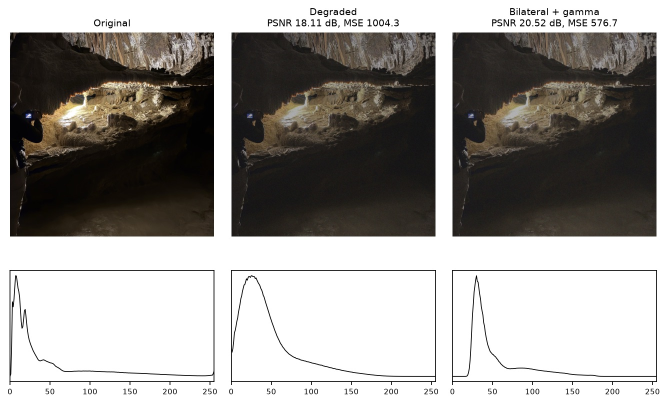
#> input picture Homework1/images/output/comparison/cave_bilateral_gamma.jpeg, 1335 x 807 px, given in place of low_light.png, which was not available (shown at 1/2 size); the run also reads 1 picture not shown here
$ python homework1.py
#> lines starting #> are read from the running program, lines starting #| are printed output that depends on the picture
import os
import cv2
import numpy as np
import matplotlib.pyplot as plt

IMAGES_NAMES = ["low_light.png", "outside.png", "cave.png"]


def mse(a, b):
    # Mean squared error
    return np.mean((a.astype(np.float32) - b.astype(np.float32)) ** 2)


os.makedirs("./images/output/comparison", exist_ok=True)
os.makedirs("./images/output/linear_stretch", exist_ok=True)
os.makedirs("./images/output/histogram_equalization", exist_ok=True)
os.makedirs("./images/output/smoothing_gamma", exist_ok=True)

for image_name in IMAGES_NAMES:
    image_filepath = f"./images/degraded/{image_name}"
    original_image_filepath = f"./images/{image_name}"

    # Read the image and the original, used as reference for the metrics
    image = cv2.imread(image_filepath)
#> image is the input picture: shape (807, 1335, 3); mean B, G, R 151.1, 154.4, 157.1
    original = cv2.imread(original_image_filepath)

    # -- Linear contrast stretching --

    # Convert the image to HLS
    image_hls = cv2.cvtColor(image, cv2.COLOR_BGR2HLS)
#> image_hls: shape (807, 1335, 3); mean of channels 0, 1, 2 12.6, 154.2, 23.7

    # RGB VERSION
    # Separate the channels
    b, g, r = cv2.split(image)
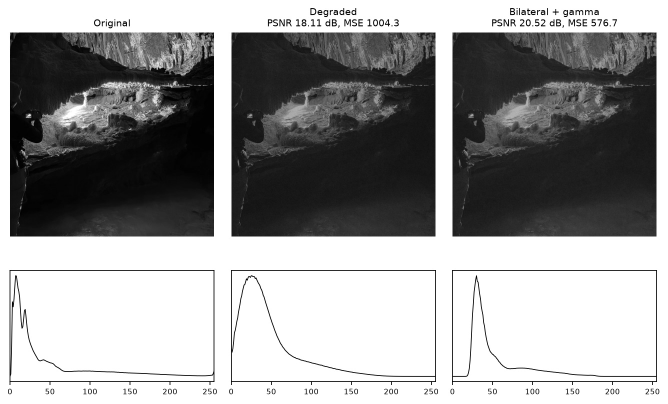
#> g: shape (807, 1335) (shown at 1/2 size); min 0, max 255, mean 154.4
    b_f = b.astype(np.float32)
    g_f = g.astype(np.float32)
    r_f = r.astype(np.float32)

    # Run linear contrast stretching formula on each channel
    # ((v - v_min)/(v_max - v_min)) * 255 where v is the value of the channel
    new_r = ((r_f - r_f.min()) / (r_f.max() - r_f.min()) * 255).astype(np.uint8)
    new_g = ((g_f - g_f.min()) / (g_f.max() - g_f.min()) * 255).astype(np.uint8)
    new_b = ((b_f - b_f.min()) / (b_f.max() - b_f.min()) * 255).astype(np.uint8)

    # Merge the channels back
    out_image_rgb = cv2.merge([new_b, new_g, new_r])
    cv2.imwrite(f'./images/output/linear_stretch/rgb_{image_name}', out_image_rgb)

    # LUMINANCE VERSION
    # Separate the channels
    h, l, s = cv2.split(image_hls)
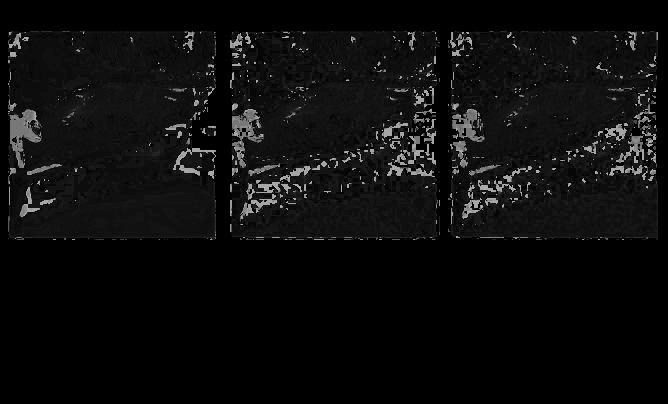
#> h: shape (807, 1335) (shown at 1/2 size); min 0, max 178, mean 12.6
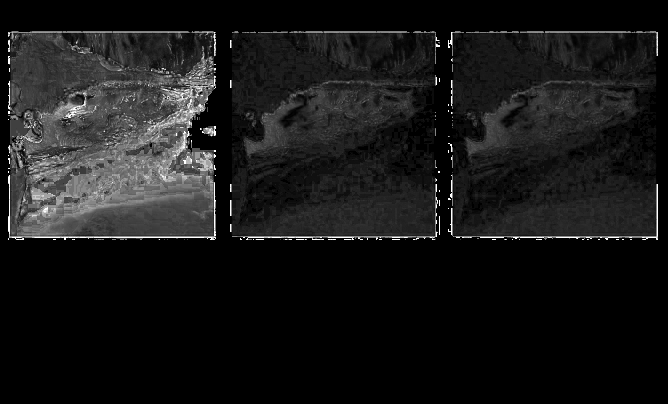
#> s: shape (807, 1335) (shown at 1/2 size); min 0, max 255, mean 23.7

    # Convert to float
    l_f = l.astype(np.float32)

    # Run linear contrast stretching formula on the luminance
    # ((l - l_min)/(l_max - l_min)) * 255
    new_l = ((l_f - l_f.min()) / (l_f.max() - l_f.min()) * 255).astype(np.uint8)

    # Merge the channels back
    out_image_hls = cv2.cvtColor(cv2.merge([h, new_l, s]), cv2.COLOR_HLS2BGR)

    cv2.imwrite(f'./images/output/linear_stretch/hls_{image_name}', out_image_hls)

    # -- Histogram equalization --

    image_hsv = cv2.cvtColor(image, cv2.COLOR_BGR2HSV)
#> image_hsv: shape (807, 1335, 3); mean H, S, V 12.6, 32.8, 157.2

    # Split the channels
    h, s, v = cv2.split(image_hsv)
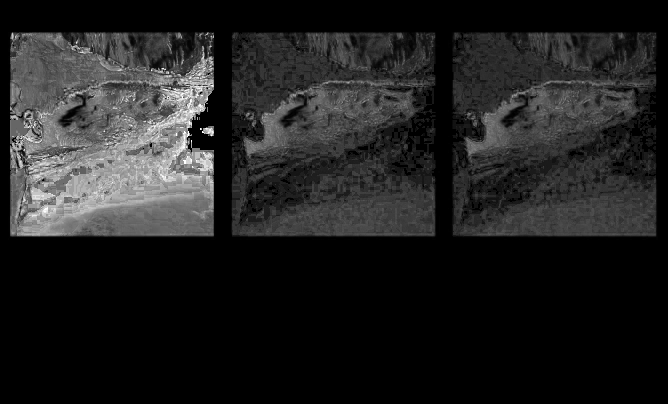
#> s: shape (807, 1335) (shown at 1/2 size); min 0, max 255, mean 32.8

    # Equalize the value channel
    new_v = cv2.equalizeHist(v)
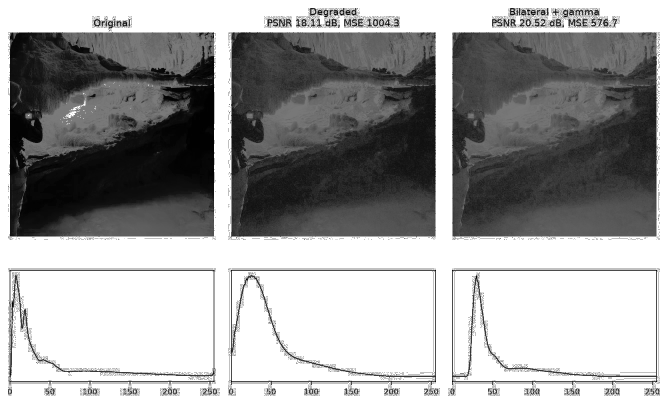
#> new_v: shape (807, 1335) (shown at 1/2 size); min 0, max 255, mean 159

    # Merge the channels and convert back to bgr
    out_image_hsv = cv2.cvtColor(cv2.merge([h, s, new_v]), cv2.COLOR_HSV2BGR)
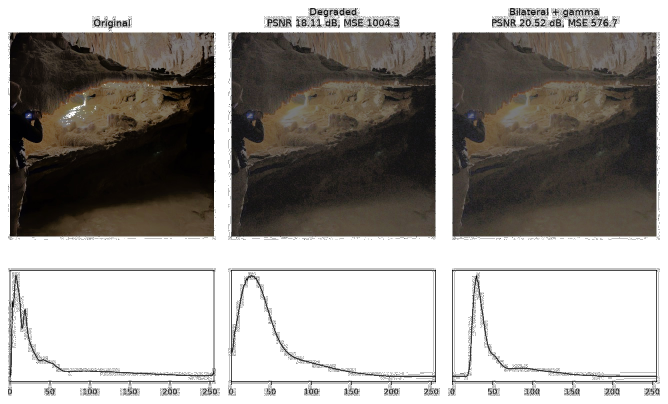
#> out_image_hsv: shape (807, 1335, 3) (shown at 1/2 size); mean B, G, R 151.6, 155.5, 159

    cv2.imwrite(f"./images/output/histogram_equalization/{image_name}", out_image_hsv)

    # -- Denoising + Gamma correction --
    # Apply bilater filter
    image_smooth = cv2.bilateralFilter(image, 9, 75, 75)

    # Up the gamma

    # Create a LUT as there are only 256 possible values
    # Gamma correction: gamma < 1 brightens
    gamma = 0.9
    lut = (
        np.array([255 * (i / 255) ** gamma for i in range(256)])
        .clip(0, 255)
        .astype(np.uint8)
    )

    # Each value is given directly by the LUT
    out_image_gamma = cv2.LUT(image_smooth, lut)

    cv2.imwrite(f"./images/output/smoothing_gamma/{image_name}", out_image_gamma)

    # -- Comparison and metrics --

    # Method name: (result, name used for the saved figure)
    results = {
        "Linear stretch (RGB)": (out_image_rgb, "linear_stretch_rgb"),
        "Linear stretch (HLS)": (out_image_hls, "linear_stretch_hls"),
        "Hist. equalization (HSV)": (out_image_hsv, "histogram_equalization"),
        "Bilateral + gamma": (out_image_gamma, "bilateral_gamma"),
    }

    # The degraded image itself is the baseline
    print(image_name)
    degraded_psnr = cv2.PSNR(original, image)
#> degraded_psnr = 42.79
    degraded_error = mse(original, image)
#> degraded_error = 3.42
    print(f"Degraded: PSNR {degraded_psnr:.2f}, MSE {degraded_error:.1f}")
#| Degraded: PSNR 42.79, MSE 3.4

    name = os.path.splitext(image_name)[0]

    for method, (result, fig_name) in results.items():
        psnr = cv2.PSNR(original, result)
        error = mse(original, result)
        print(f"{method}: PSNR {psnr:.2f}, MSE {error:.1f}")

        # One figure per method: original, degraded, result
        # with the grayscale histogram of each image below it
        fig, axes = plt.subplots(2, 3, figsize=(9, 6), height_ratios=[3, 1])

        row = [
            ("Original", original),
            (f"Degraded\nPSNR {degraded_psnr:.2f} dB, MSE {degraded_error:.1f}", image),
            (f"{method}\nPSNR {psnr:.2f} dB, MSE {error:.1f}", result),
        ]
        for j, (title, img) in enumerate(row):
            # matplotlib expects RGB, OpenCV gives BGR
            axes[0, j].imshow(cv2.cvtColor(img, cv2.COLOR_BGR2RGB))
            axes[0, j].set_title(title, fontsize=9)
            axes[0, j].axis("off")

            # Histogram of the intensities (256 bins, one per value)
            gray = cv2.cvtColor(img, cv2.COLOR_BGR2GRAY)
            hist = cv2.calcHist([gray], [0], None, [256], [0, 256])
            axes[1, j].plot(hist, color="black", linewidth=0.8)
            axes[1, j].set_xlim(0, 255)
            axes[1, j].set_yticks([])
            axes[1, j].tick_params(labelsize=7)

        fig.tight_layout()
        fig.savefig(f"./images/output/comparison/{name}_{fig_name}.png", dpi=150, bbox_inches="tight")
        plt.close(fig)
#> this loop made 4 passes
#> (method, fig_name, psnr, error) on passes 1 to 4: ('Linear stretch (RGB)', 'linear_stretch_rgb', 42.79, 3.42), ('Linear stretch (HLS)', 'linear_stretch_hls', 42.57, 3.6), ('Hist. equalization (HSV)', 'histogram_equalization', 20.49, 580.9), ('Bilateral + gamma', 'bilateral_gamma', 32.43, 37.2)
#| Linear stretch (RGB): PSNR 42.79, MSE 3.4
#| Linear stretch (HLS): PSNR 42.57, MSE 3.6
#| Hist. equalization (HSV): PSNR 20.49, MSE 580.9
#| Bilateral + gamma: PSNR 32.43, MSE 37.2
#> pass 1, `fig.savefig(f"./images/output/comparison/{name}_{fig_name}.png", dpi=1..`:
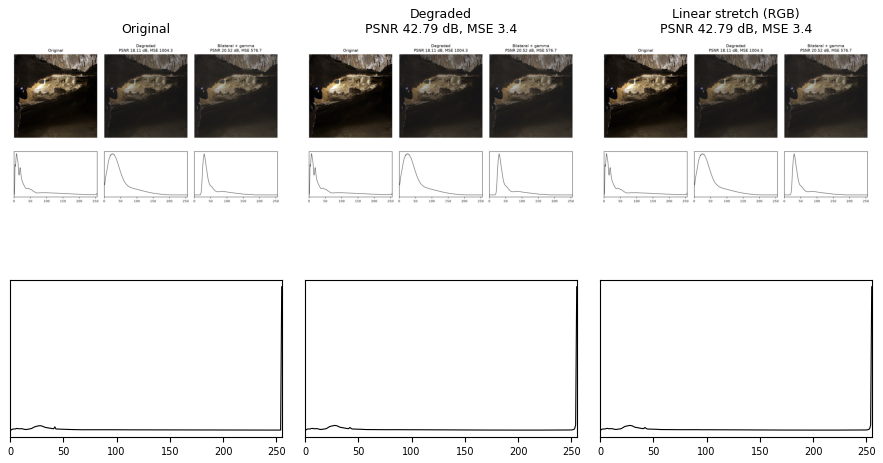
#> figure drawn by matplotlib, 6 panels
#> (the run stopped early here; a loop or call above may not have finished)
